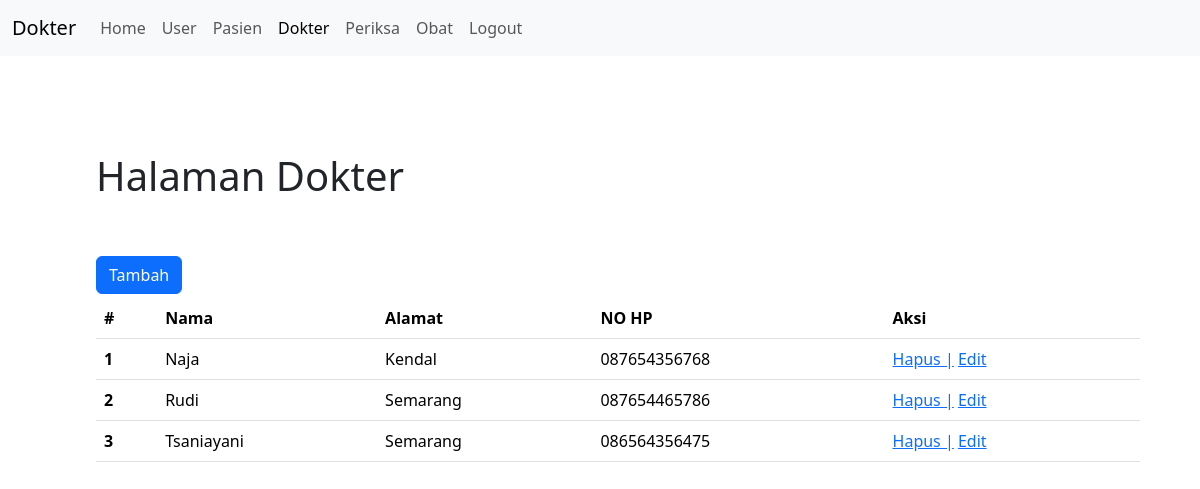
Page /dokter.php (signed in) on the committed database.
### tables this page shows
CREATE TABLE `dokter` (
  `id` int(10) UNSIGNED NOT NULL,
  `nama` varchar(255) NOT NULL,
  `alamat` varchar(255) NOT NULL,
  `no_hp` varchar(50) NOT NULL
);

### functions.php (called while the page is built, shortened)
<?php
$conn = mysqli_connect("localhost", "root", "root", "naja_uts");
function query($query)
{
    global $conn;
    $result = mysqli_query($conn, $query);
    $rows = [];
    while ($row = mysqli_fetch_assoc($result)) {
        $rows[] = $row;
    }
    return $rows;
}

### dokter.php (the view, shortened to what this page needs)
<?php
require 'functions.php';
$dokterData = query("SELECT * FROM dokter");
?>
<!DOCTYPE html>
<html lang="en">
<head>
    <link href="https://cdn.jsdelivr.net/npm/bootstrap@5.3.3/dist/css/bootstrap.min.css" rel="stylesheet">
  </head>
  <body>
  <nav class="navbar navbar-expand-lg bg-body-tertiary">
    <div class="container-fluid">
        <a class="navbar-brand" href="#">Dokter</a>
        <div class="collapse navbar-collapse" id="navbarNav">
        <ul class="navbar-nav">
            <li class="nav-item">
            <a class="nav-link" href="home.php">Home</a>
            </li>
            <li class="nav-item">
            <a class="nav-link" href="user.php">User</a>
            </li>
            <li class="nav-item">
            <a class="nav-link" href="pasien.php">Pasien</a>
            </li>
            <li class="nav-item">
            <a class="nav-link active" aria-current="page" href="dokter.php">Dokter</a>
            </li>
            <li class="nav-item">
            <a class="nav-link" href="periksa.php">Periksa</a>
            </li>
            <li class="nav-item">
            <a class="nav-link" href="obat.php">Obat</a>
            </li>
            <li class="nav-item">
            <a class="nav-link" href="logout.php">Logout</a>
            </li>
        </ul>
        </div>
    </div>
    </nav>
    <div class="container p-5 m-5">
        <h1>Halaman Dokter</h1>
        <a href="addDokter.php" class="btn btn-primary mt-5">Tambah</a>
        <table class="table mt-1">
        <thead>
            <tr>
            <th scope="col">#</th>
            <th scope="col">Nama</th>
            <th scope="col">Alamat</th>
            <th scope="col">NO HP</th>
            <th scope="col">Aksi</th>
            </tr>
        </thead>
        <tbody>
        <?php $i = 1;
        foreach ($dokterData as $m) : ?>
            <tr>
                <th scope="row"><?= $i++;?></th>
                <td><?= $m['nama']?></td>
                <td><?= $m['alamat']?></td>
                <td><?= $m['no_hp']?></td>
                <td>
                    <a href="hapusDokter.php?id=<?= $m['id'] ?>">Hapus |</a>
                    <a href="editDokter.php?id=<?= $m['id'] ?>"> Edit</a>
                </td>
            </tr>
            <?php endforeach; ?>
        </tbody>
        </table>
    </div>
  </body>
</html>

### rows in the picture
dokter: nama "Naja", alamat "Kendal", no_hp "087654356768"
dokter: nama "Rudi", alamat "Semarang", no_hp "087654465786"
dokter: nama "Tsaniayani", alamat "Semarang", no_hp "086564356475"
